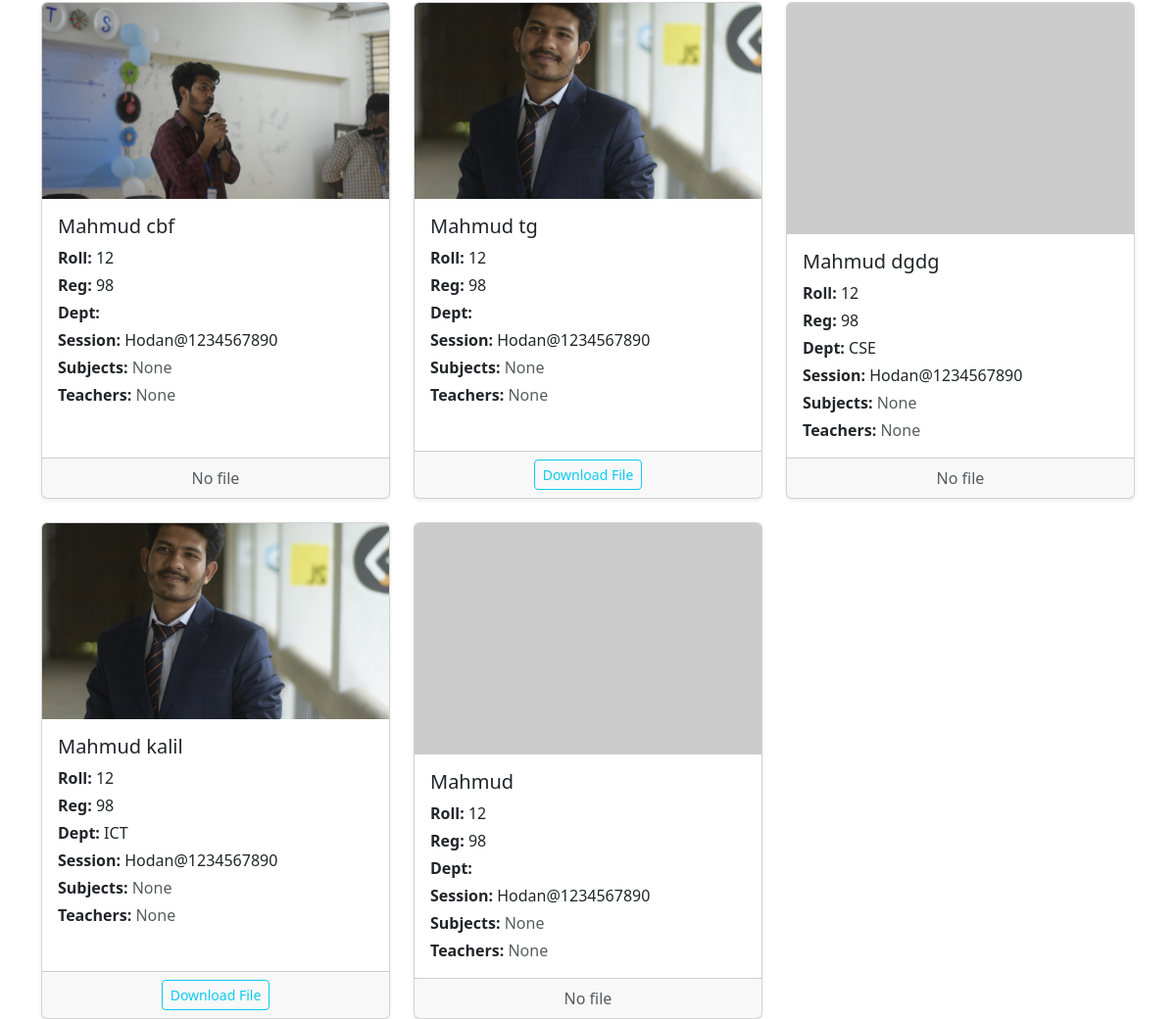
Before: /task/student/ (lower part) with the older database file.
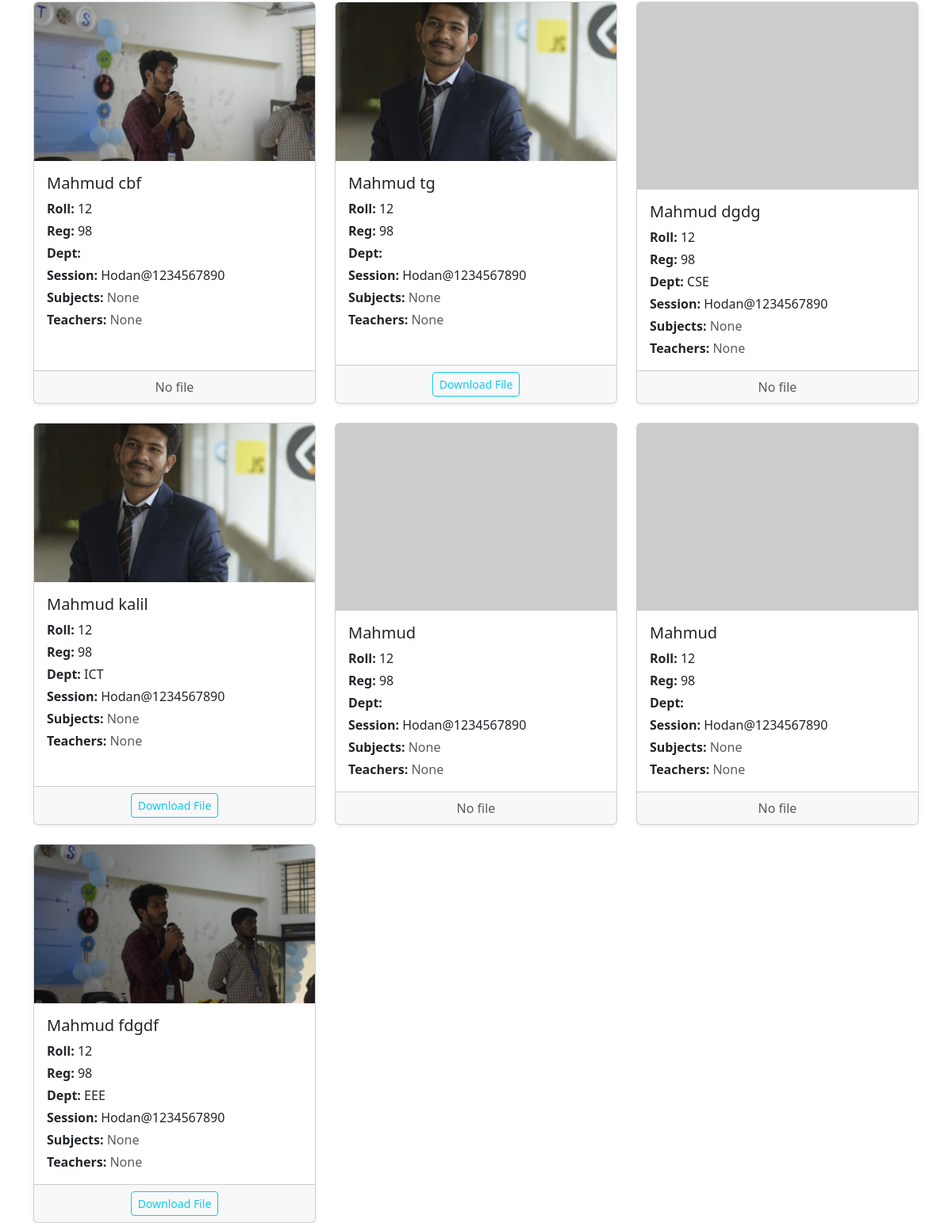
After: the same page with the newer database file.
### app1/models/student_model.py (models this page shows, shortened)
class Student(models.Model):
    user=models.OneToOneField(User,on_delete=models.CASCADE,related_name="student",null=True)
    first_name=models.CharField(max_length=100,null=True)
    last_name=models.CharField(max_length=100,null=True)
    roll = models.IntegerField( null=True, blank=True,default=0000000)
    reg = models.IntegerField( null=True, blank=True,default=0000)
    new_department = models.ForeignKey(
        Department, on_delete=models.SET_NULL, null=True, blank=True
    )
    session = models.CharField(max_length=20, null=True, blank=True,default='2020-2021')
    subjects = models.ManyToManyField('Subject', related_name='students', blank=True)
    teaher = models.ManyToManyField('Teacher', related_name='students', blank=True)
    photo=models.ImageField(upload_to='app1/media/student_photo/',null=True,blank=True)
    document=models.FileField(upload_to='app1/media/student/document',null=True,blank=True)
    @property    #ekhon html e full_name likhle e full name ddekhabe,,,,alada alada first_name /last_name likha lagbe na
    def full_name(self):
        if self.first_name or self.last_name:
            return f"{self.first_name or ''} {self.last_name or ''}".strip()
        return f"Student ID {self.id}"

### app1/models/departments_model.py (models this page shows, shortened)
class Department(models.Model):
    name=models.CharField(max_length=100)
    created_at = models.DateTimeField(auto_now_add=True)

### app1/views/student_list_view.py (the view)
# urls.py: path('student/',student_list.as_view(),name="student_list"),
class student_list(ListView):
    model=Student
    template_name="student.html"
    context_object_name="students"
    def get_queryset(self):
        queryset = super().get_queryset()
        department_id = self.request.GET.get("department")
        if department_id:
            queryset = queryset.filter(new_department_id=department_id)
        return queryset
    def get_context_data(self, **kwargs):
        context = super().get_context_data(**kwargs)
        context["departments"] = Department.objects.all()
        return context

### templates/student.html (shortened to what this page needs)
<!DOCTYPE html>
<html lang="en">
<head>
    <link rel="stylesheet" href="https://cdn.jsdelivr.net/npm/bootstrap@5.3.2/dist/css/bootstrap.min.css">
</head>
<body>
<div class="container mt-5">
    <div class="row g-4">
        {% for student in students %}
        <div class="col-md-4">
            <div class="card h-100 shadow-sm">
                {% if student.photo %}
                    <img src="{{ student.photo.url }}" class="card-img-top" style="height:200px; object-fit:cover;">
                {% else %}
                    <img src="https://via.placeholder.com/300x200?text=No+Photo" class="card-img-top" alt="No photo">
                {% endif %}
                <div class="card-body">
                    <h5 class="card-title">{{ student.full_name }}</h5>
                    <p class="card-text mb-1"><strong>Roll:</strong> {{ student.roll }}</p>
                    <p class="card-text mb-1"><strong>Reg:</strong> {{ student.reg }}</p>
                    <p class="card-text mb-1"><strong>Dept:</strong> {{ student.new_department.name }}</p>
                    <p class="card-text mb-1"><strong>Session:</strong> {{ student.session }}</p>
                    <p class="card-text mb-1"><strong>Subjects:</strong>
                        {% for subject in student.subjects.all %}
                            <span class="badge bg-primary">{{ subject.name }}</span>
                        {% empty %}
                            <span class="text-muted">None</span>
                        {% endfor %}
                    </p>
                    <p class="card-text"><strong>Teachers:</strong>
                        {% for teacher in student.teaher.all %}
                            <span class="badge bg-success">{{ teacher.name }}</span>
                        {% empty %}
                            <span class="text-muted">None</span>
                        {% endfor %}
                    </p>
                </div>
                <div class="card-footer text-center">
                    {% if student.document %}
                        <a href="{{ student.document.url }}" class="btn btn-sm btn-outline-info" download>
                            Download File
                        </a>
                    {% else %}
                        <span class="text-muted">No file</span>
                    {% endif %}
                </div>
            </div>
        </div>
        {% empty %}
        <div class="col-12">
            <div class="alert alert-warning text-center">No students found.</div>
        </div>
        {% endfor %}
    </div>
</div>
</body>
</html>

Changed rows visible on the page:
added Student: full_name "Mahmud", roll "12", reg "98", session "Hodan@1234567890", document "No file"
added Student: photo (picture), full_name "Mahmud fdgdf", roll "12", reg "98", new_department.name "EEE", session "Hodan@1234567890"
